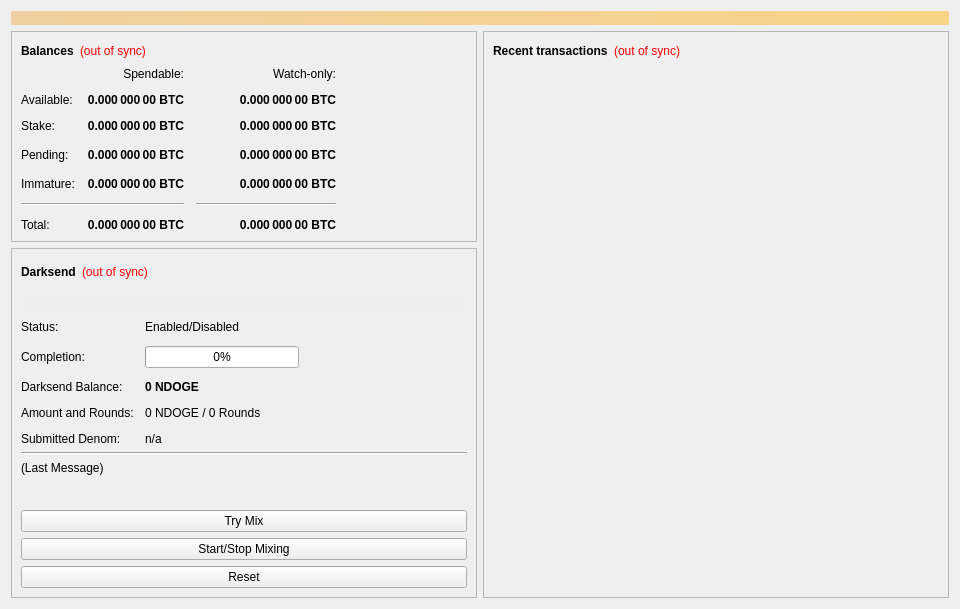
<?xml version="1.0" encoding="UTF-8"?>
<ui version="4.0">
 <class>OverviewPage</class>
 <widget class="QWidget" name="OverviewPage">
  <property name="geometry">
   <rect>
    <x>0</x>
    <y>0</y>
    <width>960</width>
    <height>594</height>
   </rect>
  </property>
  <property name="minimumSize">
   <size>
    <width>960</width>
    <height>0</height>
   </size>
  </property>
  <property name="windowTitle">
   <string>Form</string>
  </property>
  <layout class="QVBoxLayout" name="topLayout">
   <item>
    <widget class="QLabel" name="labelAlerts">
     <property name="visible">
      <bool>false</bool>
     </property>
     <property name="styleSheet">
      <string notr="true">background-color: qlineargradient(x1: 0, y1: 0, x2: 1, y2: 0, stop:0 #F0D0A0, stop:1 #F8D488); color:#000000;</string>
     </property>
     <property name="wordWrap">
      <bool>true</bool>
     </property>
     <property name="margin">
      <number>3</number>
     </property>
    </widget>
   </item>
   <item>
    <layout class="QHBoxLayout" name="horizontalLayout" stretch="1,1">
     <item>
      <layout class="QVBoxLayout" name="verticalLayout_2">
       <item>
        <widget class="QFrame" name="frame">
         <property name="frameShape">
          <enum>QFrame::StyledPanel</enum>
         </property>
         <property name="frameShadow">
          <enum>QFrame::Raised</enum>
         </property>
         <layout class="QVBoxLayout" name="verticalLayout_4">
          <item>
           <layout class="QHBoxLayout" name="horizontalLayout_4">
            <item>
             <widget class="QLabel" name="label_5">
              <property name="font">
               <font>
                <weight>75</weight>
                <bold>true</bold>
               </font>
              </property>
              <property name="text">
               <string>Balances</string>
              </property>
             </widget>
            </item>
            <item>
             <widget class="QLabel" name="labelWalletStatus">
              <property name="cursor">
               <cursorShape>WhatsThisCursor</cursorShape>
              </property>
              <property name="toolTip">
               <string>The displayed information may be out of date. Your wallet automatically synchronizes with the DogeNode network after a connection is established, but this process has not completed yet.</string>
              </property>
              <property name="styleSheet">
               <string notr="true">QLabel { color: red; }</string>
              </property>
              <property name="text">
               <string notr="true">(out of sync)</string>
              </property>
              <property name="alignment">
               <set>Qt::AlignLeading|Qt::AlignLeft|Qt::AlignVCenter</set>
              </property>
             </widget>
            </item>
            <item>
             <spacer name="horizontalSpacer_3">
              <property name="orientation">
               <enum>Qt::Horizontal</enum>
              </property>
              <property name="sizeHint" stdset="0">
               <size>
                <width>40</width>
                <height>20</height>
               </size>
              </property>
             </spacer>
            </item>
           </layout>
          </item>
          <item>
           <layout class="QGridLayout" name="gridLayout">
            <property name="spacing">
             <number>12</number>
            </property>
            <item row="3" column="2">
             <widget class="QLabel" name="labelWatchPending">
              <property name="font">
               <font>
                <weight>75</weight>
                <bold>true</bold>
               </font>
              </property>
              <property name="cursor">
               <cursorShape>IBeamCursor</cursorShape>
              </property>
              <property name="toolTip">
               <string>Unconfirmed transactions to watch-only addresses</string>
              </property>
              <property name="text">
               <string notr="true">0.000 000 00 BTC</string>
              </property>
              <property name="alignment">
               <set>Qt::AlignRight|Qt::AlignTrailing|Qt::AlignVCenter</set>
              </property>
              <property name="textInteractionFlags">
               <set>Qt::LinksAccessibleByMouse|Qt::TextSelectableByKeyboard|Qt::TextSelectableByMouse</set>
              </property>
             </widget>
            </item>
            <item row="3" column="1">
             <widget class="QLabel" name="labelUnconfirmed">
              <property name="font">
               <font>
                <weight>75</weight>
                <bold>true</bold>
               </font>
              </property>
              <property name="cursor">
               <cursorShape>IBeamCursor</cursorShape>
              </property>
              <property name="toolTip">
               <string>Total of transactions that have yet to be confirmed, and do not yet count toward the spendable balance</string>
              </property>
              <property name="text">
               <string notr="true">0.000 000 00 BTC</string>
              </property>
              <property name="alignment">
               <set>Qt::AlignRight|Qt::AlignTrailing|Qt::AlignVCenter</set>
              </property>
              <property name="textInteractionFlags">
               <set>Qt::LinksAccessibleByMouse|Qt::TextSelectableByKeyboard|Qt::TextSelectableByMouse</set>
              </property>
             </widget>
            </item>
            <item row="4" column="2">
             <widget class="QLabel" name="labelWatchImmature">
              <property name="font">
               <font>
                <weight>75</weight>
                <bold>true</bold>
               </font>
              </property>
              <property name="cursor">
               <cursorShape>IBeamCursor</cursorShape>
              </property>
              <property name="toolTip">
               <string>Mined balance in watch-only addresses that has not yet matured</string>
              </property>
              <property name="text">
               <string notr="true">0.000 000 00 BTC</string>
              </property>
              <property name="alignment">
               <set>Qt::AlignRight|Qt::AlignTrailing|Qt::AlignVCenter</set>
              </property>
              <property name="textInteractionFlags">
               <set>Qt::LinksAccessibleByMouse|Qt::TextSelectableByKeyboard|Qt::TextSelectableByMouse</set>
              </property>
             </widget>
            </item>
            <item row="5" column="0" colspan="2">
             <widget class="Line" name="lineSpendableBalance">
              <property name="orientation">
               <enum>Qt::Horizontal</enum>
              </property>
             </widget>
            </item>
            <item row="5" column="2">
             <widget class="Line" name="lineWatchBalance">
              <property name="sizePolicy">
               <sizepolicy hsizetype="Preferred" vsizetype="Fixed">
                <horstretch>0</horstretch>
                <verstretch>0</verstretch>
               </sizepolicy>
              </property>
              <property name="minimumSize">
               <size>
                <width>140</width>
                <height>0</height>
               </size>
              </property>
              <property name="orientation">
               <enum>Qt::Horizontal</enum>
              </property>
             </widget>
            </item>
            <item row="6" column="0">
             <widget class="QLabel" name="labelTotalText">
              <property name="text">
               <string>Total:</string>
              </property>
             </widget>
            </item>
            <item row="4" column="1">
             <widget class="QLabel" name="labelImmature">
              <property name="font">
               <font>
                <weight>75</weight>
                <bold>true</bold>
               </font>
              </property>
              <property name="cursor">
               <cursorShape>IBeamCursor</cursorShape>
              </property>
              <property name="toolTip">
               <string>Mined balance that has not yet matured</string>
              </property>
              <property name="text">
               <string notr="true">0.000 000 00 BTC</string>
              </property>
              <property name="alignment">
               <set>Qt::AlignRight|Qt::AlignTrailing|Qt::AlignVCenter</set>
              </property>
              <property name="textInteractionFlags">
               <set>Qt::LinksAccessibleByMouse|Qt::TextSelectableByKeyboard|Qt::TextSelectableByMouse</set>
              </property>
             </widget>
            </item>
            <item row="3" column="3">
             <spacer name="horizontalSpacer_2">
              <property name="orientation">
               <enum>Qt::Horizontal</enum>
              </property>
              <property name="sizeHint" stdset="0">
               <size>
                <width>40</width>
                <height>20</height>
               </size>
              </property>
             </spacer>
            </item>
            <item row="4" column="0">
             <widget class="QLabel" name="labelImmatureText">
              <property name="text">
               <string>Immature:</string>
              </property>
             </widget>
            </item>
            <item row="6" column="1">
             <widget class="QLabel" name="labelTotal">
              <property name="font">
               <font>
                <weight>75</weight>
                <bold>true</bold>
               </font>
              </property>
              <property name="cursor">
               <cursorShape>IBeamCursor</cursorShape>
              </property>
              <property name="toolTip">
               <string>Your current total balance</string>
              </property>
              <property name="text">
               <string notr="true">0.000 000 00 BTC</string>
              </property>
              <property name="alignment">
               <set>Qt::AlignRight|Qt::AlignTrailing|Qt::AlignVCenter</set>
              </property>
              <property name="textInteractionFlags">
               <set>Qt::LinksAccessibleByMouse|Qt::TextSelectableByKeyboard|Qt::TextSelectableByMouse</set>
              </property>
             </widget>
            </item>
            <item row="6" column="2">
             <widget class="QLabel" name="labelWatchTotal">
              <property name="font">
               <font>
                <weight>75</weight>
                <bold>true</bold>
               </font>
              </property>
              <property name="cursor">
               <cursorShape>IBeamCursor</cursorShape>
              </property>
              <property name="toolTip">
               <string>Current total balance in watch-only addresses</string>
              </property>
              <property name="text">
               <string notr="true">0.000 000 00 BTC</string>
              </property>
              <property name="alignment">
               <set>Qt::AlignRight|Qt::AlignTrailing|Qt::AlignVCenter</set>
              </property>
              <property name="textInteractionFlags">
               <set>Qt::LinksAccessibleByMouse|Qt::TextSelectableByKeyboard|Qt::TextSelectableByMouse</set>
              </property>
             </widget>
            </item>
            <item row="0" column="2">
             <widget class="QLabel" name="labelWatchonly">
              <property name="text">
               <string>Watch-only:</string>
              </property>
              <property name="alignment">
               <set>Qt::AlignRight|Qt::AlignTrailing|Qt::AlignVCenter</set>
              </property>
             </widget>
            </item>
            <item row="1" column="0">
             <widget class="QLabel" name="labelBalanceText">
              <property name="text">
               <string>Available:</string>
              </property>
             </widget>
            </item>
            <item row="1" column="1">
             <widget class="QLabel" name="labelBalance">
              <property name="font">
               <font>
                <weight>75</weight>
                <bold>true</bold>
               </font>
              </property>
              <property name="cursor">
               <cursorShape>IBeamCursor</cursorShape>
              </property>
              <property name="toolTip">
               <string>Your current spendable balance</string>
              </property>
              <property name="text">
               <string notr="true">0.000 000 00 BTC</string>
              </property>
              <property name="alignment">
               <set>Qt::AlignRight|Qt::AlignTrailing|Qt::AlignVCenter</set>
              </property>
              <property name="textInteractionFlags">
               <set>Qt::LinksAccessibleByMouse|Qt::TextSelectableByKeyboard|Qt::TextSelectableByMouse</set>
              </property>
             </widget>
            </item>
            <item row="2" column="0">
             <widget class="QLabel" name="label_10">
              <property name="text">
               <string>Stake:</string>
              </property>
             </widget>
            </item>
            <item row="2" column="1">
             <widget class="QLabel" name="labelStake">
              <property name="font">
               <font>
                <weight>75</weight>
                <bold>true</bold>
               </font>
              </property>
              <property name="cursor">
               <cursorShape>IBeamCursor</cursorShape>
              </property>
              <property name="toolTip">
               <string>Total of coins that was staked, and do not yet count toward the current balance</string>
              </property>
              <property name="text">
               <string notr="true">0.000 000 00 BTC</string>
              </property>
              <property name="alignment">
               <set>Qt::AlignRight|Qt::AlignTrailing|Qt::AlignVCenter</set>
              </property>
              <property name="textInteractionFlags">
               <set>Qt::LinksAccessibleByMouse|Qt::TextSelectableByKeyboard|Qt::TextSelectableByMouse</set>
              </property>
             </widget>
            </item>
            <item row="2" column="2">
             <widget class="QLabel" name="labelWatchStake">
              <property name="font">
               <font>
                <weight>75</weight>
                <bold>true</bold>
               </font>
              </property>
              <property name="cursor">
               <cursorShape>IBeamCursor</cursorShape>
              </property>
              <property name="toolTip">
               <string>Total of coins that was staked in watch-only addresses, and do not yet count toward the current watch-only balance</string>
              </property>
              <property name="text">
               <string notr="true">0.000 000 00 BTC</string>
              </property>
              <property name="alignment">
               <set>Qt::AlignRight|Qt::AlignTrailing|Qt::AlignVCenter</set>
              </property>
              <property name="textInteractionFlags">
               <set>Qt::LinksAccessibleByMouse|Qt::TextSelectableByKeyboard|Qt::TextSelectableByMouse</set>
              </property>
             </widget>
            </item>
            <item row="1" column="2">
             <widget class="QLabel" name="labelWatchAvailable">
              <property name="font">
               <font>
                <weight>75</weight>
                <bold>true</bold>
               </font>
              </property>
              <property name="cursor">
               <cursorShape>IBeamCursor</cursorShape>
              </property>
              <property name="toolTip">
               <string>Your current balance in watch-only addresses</string>
              </property>
              <property name="text">
               <string notr="true">0.000 000 00 BTC</string>
              </property>
              <property name="alignment">
               <set>Qt::AlignRight|Qt::AlignTrailing|Qt::AlignVCenter</set>
              </property>
              <property name="textInteractionFlags">
               <set>Qt::LinksAccessibleByMouse|Qt::TextSelectableByKeyboard|Qt::TextSelectableByMouse</set>
              </property>
             </widget>
            </item>
            <item row="3" column="0">
             <widget class="QLabel" name="labelPendingText">
              <property name="text">
               <string>Pending:</string>
              </property>
             </widget>
            </item>
            <item row="0" column="1">
             <widget class="QLabel" name="labelSpendable">
              <property name="text">
               <string>Spendable:</string>
              </property>
              <property name="alignment">
               <set>Qt::AlignRight|Qt::AlignTrailing|Qt::AlignVCenter</set>
              </property>
             </widget>
            </item>
           </layout>
          </item>
         </layout>
        </widget>
       </item>
       <item>
        <widget class="QFrame" name="frameDarksend">
         <property name="sizePolicy">
          <sizepolicy hsizetype="Expanding" vsizetype="Expanding">
           <horstretch>0</horstretch>
           <verstretch>0</verstretch>
          </sizepolicy>
         </property>
         <property name="minimumSize">
          <size>
           <width>0</width>
           <height>350</height>
          </size>
         </property>
         <property name="layoutDirection">
          <enum>Qt::LeftToRight</enum>
         </property>
         <property name="frameShape">
          <enum>QFrame::StyledPanel</enum>
         </property>
         <property name="frameShadow">
          <enum>QFrame::Raised</enum>
         </property>
         <layout class="QVBoxLayout" name="verticalLayout_5">
          <item>
           <layout class="QHBoxLayout" name="horizontalLayout_5">
            <item>
             <widget class="QLabel" name="label_2">
              <property name="font">
               <font>
                <weight>75</weight>
                <bold>true</bold>
               </font>
              </property>
              <property name="text">
               <string>Darksend</string>
              </property>
             </widget>
            </item>
            <item>
             <widget class="QLabel" name="labelDarksendSyncStatus">
              <property name="toolTip">
               <string>The displayed information may be out of date. Your wallet automatically synchronizes with the DogeNode network after a connection is established, but this process has not completed yet.</string>
              </property>
              <property name="styleSheet">
               <string notr="true">QLabel { color: red; }</string>
              </property>
              <property name="text">
               <string notr="true">(out of sync)</string>
              </property>
              <property name="alignment">
               <set>Qt::AlignLeading|Qt::AlignLeft|Qt::AlignVCenter</set>
              </property>
             </widget>
            </item>
            <item>
             <spacer name="horizontalSpacer_4">
              <property name="orientation">
               <enum>Qt::Horizontal</enum>
              </property>
              <property name="sizeHint" stdset="0">
               <size>
                <width>40</width>
                <height>20</height>
               </size>
              </property>
             </spacer>
            </item>
           </layout>
          </item>
          <item>
           <widget class="QPushButton" name="runAutoDenom">
            <property name="palette">
             <palette>
              <active>
               <colorrole role="WindowText">
                <brush brushstyle="SolidPattern">
                 <color alpha="255">
                  <red>0</red>
                  <green>0</green>
                  <blue>0</blue>
                 </color>
                </brush>
               </colorrole>
               <colorrole role="Button">
                <brush brushstyle="SolidPattern">
                 <color alpha="255">
                  <red>239</red>
                  <green>238</green>
                  <blue>238</blue>
                 </color>
                </brush>
               </colorrole>
               <colorrole role="Light">
                <brush brushstyle="SolidPattern">
                 <color alpha="255">
                  <red>255</red>
                  <green>255</green>
                  <blue>255</blue>
                 </color>
                </brush>
               </colorrole>
               <colorrole role="Midlight">
                <brush brushstyle="SolidPattern">
                 <color alpha="255">
                  <red>247</red>
                  <green>246</green>
                  <blue>246</blue>
                 </color>
                </brush>
               </colorrole>
               <colorrole role="Dark">
                <brush brushstyle="SolidPattern">
                 <color alpha="255">
                  <red>119</red>
                  <green>119</green>
                  <blue>119</blue>
                 </color>
                </brush>
               </colorrole>
               <colorrole role="Mid">
                <brush brushstyle="SolidPattern">
                 <color alpha="255">
                  <red>159</red>
                  <green>159</green>
                  <blue>159</blue>
                 </color>
                </brush>
               </colorrole>
               <colorrole role="Text">
                <brush brushstyle="SolidPattern">
                 <color alpha="255">
                  <red>0</red>
                  <green>0</green>
                  <blue>0</blue>
                 </color>
                </brush>
               </colorrole>
               <colorrole role="BrightText">
                <brush brushstyle="SolidPattern">
                 <color alpha="255">
                  <red>255</red>
                  <green>255</green>
                  <blue>255</blue>
                 </color>
                </brush>
               </colorrole>
               <colorrole role="ButtonText">
                <brush brushstyle="SolidPattern">
                 <color alpha="255">
                  <red>0</red>
                  <green>0</green>
                  <blue>0</blue>
                 </color>
                </brush>
               </colorrole>
               <colorrole role="Base">
                <brush brushstyle="SolidPattern">
                 <color alpha="255">
                  <red>255</red>
                  <green>255</green>
                  <blue>255</blue>
                 </color>
                </brush>
               </colorrole>
               <colorrole role="Window">
                <brush brushstyle="SolidPattern">
                 <color alpha="255">
                  <red>239</red>
                  <green>238</green>
                  <blue>238</blue>
                 </color>
                </brush>
               </colorrole>
               <colorrole role="Shadow">
                <brush brushstyle="SolidPattern">
                 <color alpha="255">
                  <red>0</red>
                  <green>0</green>
                  <blue>0</blue>
                 </color>
                </brush>
               </colorrole>
               <colorrole role="AlternateBase">
                <brush brushstyle="SolidPattern">
                 <color alpha="255">
                  <red>247</red>
                  <green>246</green>
                  <blue>246</blue>
                 </color>
                </brush>
               </colorrole>
               <colorrole role="ToolTipBase">
                <brush brushstyle="SolidPattern">
                 <color alpha="255">
                  <red>255</red>
                  <green>255</green>
                  <blue>220</blue>
                 </color>
                </brush>
               </colorrole>
               <colorrole role="ToolTipText">
                <brush brushstyle="SolidPattern">
                 <color alpha="255">
                  <red>0</red>
                  <green>0</green>
                  <blue>0</blue>
                 </color>
                </brush>
               </colorrole>
              </active>
              <inactive>
               <colorrole role="WindowText">
                <brush brushstyle="SolidPattern">
                 <color alpha="255">
                  <red>0</red>
                  <green>0</green>
                  <blue>0</blue>
                 </color>
                </brush>
               </colorrole>
               <colorrole role="Button">
                <brush brushstyle="SolidPattern">
                 <color alpha="255">
                  <red>239</red>
                  <green>238</green>
                  <blue>238</blue>
                 </color>
                </brush>
               </colorrole>
               <colorrole role="Light">
                <brush brushstyle="SolidPattern">
                 <color alpha="255">
                  <red>255</red>
                  <green>255</green>
                  <blue>255</blue>
                 </color>
                </brush>
               </colorrole>
               <colorrole role="Midlight">
                <brush brushstyle="SolidPattern">
                 <color alpha="255">
                  <red>247</red>
                  <green>246</green>
                  <blue>246</blue>
                 </color>
                </brush>
               </colorrole>
               <colorrole role="Dark">
                <brush brushstyle="SolidPattern">
                 <color alpha="255">
                  <red>119</red>
                  <green>119</green>
                  <blue>119</blue>
                 </color>
                </brush>
               </colorrole>
               <colorrole role="Mid">
                <brush brushstyle="SolidPattern">
                 <color alpha="255">
                  <red>159</red>
                  <green>159</green>
                  <blue>159</blue>
                 </color>
                </brush>
               </colorrole>
               <colorrole role="Text">
                <brush brushstyle="SolidPattern">
                 <color alpha="255">
                  <red>0</red>
                  <green>0</green>
                  <blue>0</blue>
                 </color>
                </brush>
               </colorrole>
               <colorrole role="BrightText">
                <brush brushstyle="SolidPattern">
                 <color alpha="255">
                  <red>255</red>
                  <green>255</green>
                  <blue>255</blue>
                 </color>
                </brush>
               </colorrole>
               <colorrole role="ButtonText">
                <brush brushstyle="SolidPattern">
                 <color alpha="255">
                  <red>0</red>
                  <green>0</green>
                  <blue>0</blue>
                 </color>
                </brush>
               </colorrole>
               <colorrole role="Base">
                <brush brushstyle="SolidPattern">
                 <color alpha="255">
                  <red>255</red>
                  <green>255</green>
                  <blue>255</blue>
                 </color>
                </brush>
               </colorrole>
               <colorrole role="Window">
                <brush brushstyle="SolidPattern">
                 <color alpha="255">
                  <red>239</red>
                  <green>238</green>
                  <blue>238</blue>
                 </color>
                </brush>
               </colorrole>
               <colorrole role="Shadow">
                <brush brushstyle="SolidPattern">
                 <color alpha="255">
                  <red>0</red>
                  <green>0</green>
                  <blue>0</blue>
                 </color>
                </brush>
               </colorrole>
               <colorrole role="AlternateBase">
                <brush brushstyle="SolidPattern">
                 <color alpha="255">
                  <red>247</red>
                  <green>246</green>
                  <blue>246</blue>
                 </color>
                </brush>
               </colorrole>
               <colorrole role="ToolTipBase">
                <brush brushstyle="SolidPattern">
                 <color alpha="255">
                  <red>255</red>
                  <green>255</green>
                  <blue>220</blue>
                 </color>
                </brush>
               </colorrole>
               <colorrole role="ToolTipText">
                <brush brushstyle="SolidPattern">
                 <color alpha="255">
                  <red>0</red>
                  <green>0</green>
                  <blue>0</blue>
                 </color>
                </brush>
               </colorrole>
              </inactive>
              <disabled>
               <colorrole role="WindowText">
                <brush brushstyle="SolidPattern">
                 <color alpha="255">
                  <red>119</red>
                  <green>119</green>
                  <blue>119</blue>
                 </color>
                </brush>
               </colorrole>
               <colorrole role="Button">
                <brush brushstyle="SolidPattern">
                 <color alpha="255">
                  <red>239</red>
                  <green>238</green>
                  <blue>238</blue>
                 </color>
                </brush>
               </colorrole>
               <colorrole role="Light">
                <brush brushstyle="SolidPattern">
                 <color alpha="255">
                  <red>255</red>
                  <green>255</green>
                  <blue>255</blue>
                 </color>
                </brush>
               </colorrole>
               <colorrole role="Midlight">
                <brush brushstyle="SolidPattern">
                 <color alpha="255">
                  <red>247</red>
                  <green>246</green>
                  <blue>246</blue>
                 </color>
                </brush>
               </colorrole>
               <colorrole role="Dark">
                <brush brushstyle="SolidPattern">
                 <color alpha="255">
                  <red>119</red>
                  <green>119</green>
                  <blue>119</blue>
                 </color>
                </brush>
               </colorrole>
               <colorrole role="Mid">
                <brush brushstyle="SolidPattern">
                 <color alpha="255">
                  <red>159</red>
                  <green>159</green>
                  <blue>159</blue>
                 </color>
                </brush>
               </colorrole>
               <colorrole role="Text">
                <brush brushstyle="SolidPattern">
                 <color alpha="255">
                  <red>119</red>
                  <green>119</green>
                  <blue>119</blue>
                 </color>
                </brush>
               </colorrole>
               <colorrole role="BrightText">
                <brush brushstyle="SolidPattern">
                 <color alpha="255">
                  <red>255</red>
                  <green>255</green>
                  <blue>255</blue>
                 </color>
                </brush>
               </colorrole>
               <colorrole role="ButtonText">
                <brush brushstyle="SolidPattern">
                 <color alpha="255">
                  <red>119</red>
                  <green>119</green>
                  <blue>119</blue>
                 </color>
                </brush>
               </colorrole>
               <colorrole role="Base">
                <brush brushstyle="SolidPattern">
                 <color alpha="255">
                  <red>239</red>
                  <green>238</green>
                  <blue>238</blue>
                 </color>
                </brush>
               </colorrole>
               <colorrole role="Window">
                <brush brushstyle="SolidPattern">
                 <color alpha="255">
                  <red>239</red>
                  <green>238</green>
                  <blue>238</blue>
                 </color>
                </brush>
               </colorrole>
               <colorrole role="Shadow">
                <brush brushstyle="SolidPattern">
                 <color alpha="255">
                  <red>0</red>
                  <green>0</green>
                  <blue>0</blue>
                 </color>
                </brush>
               </colorrole>
               <colorrole role="AlternateBase">
                <brush brushstyle="SolidPattern">
                 <color alpha="255">
                  <red>239</red>
                  <green>238</green>
                  <blue>238</blue>
                 </color>
                </brush>
               </colorrole>
               <colorrole role="ToolTipBase">
                <brush brushstyle="SolidPattern">
                 <color alpha="255">
                  <red>255</red>
                  <green>255</green>
                  <blue>220</blue>
                 </color>
                </brush>
               </colorrole>
               <colorrole role="ToolTipText">
                <brush brushstyle="SolidPattern">
                 <color alpha="255">
                  <red>0</red>
                  <green>0</green>
                  <blue>0</blue>
                 </color>
                </brush>
               </colorrole>
              </disabled>
             </palette>
            </property>
            <property name="focusPolicy">
             <enum>Qt::NoFocus</enum>
            </property>
            <property name="autoFillBackground">
             <bool>true</bool>
            </property>
            <property name="text">
             <string/>
            </property>
            <property name="flat">
             <bool>true</bool>
            </property>
           </widget>
          </item>
          <item>
           <layout class="QFormLayout" name="formLayout">
            <property name="fieldGrowthPolicy">
             <enum>QFormLayout::AllNonFixedFieldsGrow</enum>
            </property>
            <property name="horizontalSpacing">
             <number>11</number>
            </property>
            <property name="verticalSpacing">
             <number>12</number>
            </property>
            <item row="0" column="0">
             <widget class="QLabel" name="label_6">
              <property name="text">
               <string>Status:</string>
              </property>
             </widget>
            </item>
            <item row="1" column="0">
             <widget class="QLabel" name="label_7">
              <property name="text">
               <string>Completion:</string>
              </property>
             </widget>
            </item>
            <item row="1" column="1">
             <widget class="QProgressBar" name="darksendProgress">
              <property name="maximumSize">
               <size>
                <width>154</width>
                <height>16777215</height>
               </size>
              </property>
              <property name="value">
               <number>0</number>
              </property>
             </widget>
            </item>
            <item row="3" column="0">
             <widget class="QLabel" name="labelAnonymizedText">
              <property name="text">
               <string>Darksend Balance:</string>
              </property>
             </widget>
            </item>
            <item row="3" column="1">
             <widget class="QLabel" name="labelAnonymized">
              <property name="font">
               <font>
                <weight>75</weight>
                <bold>true</bold>
               </font>
              </property>
              <property name="text">
               <string notr="true">0 NDOGE</string>
              </property>
             </widget>
            </item>
            <item row="4" column="0">
             <widget class="QLabel" name="label_8">
              <property name="text">
               <string>Amount and Rounds:</string>
              </property>
             </widget>
            </item>
            <item row="4" column="1">
             <widget class="QLabel" name="labelAmountRounds">
              <property name="text">
               <string>0 NDOGE / 0 Rounds</string>
              </property>
             </widget>
            </item>
            <item row="5" column="0">
             <widget class="QLabel" name="label_9">
              <property name="text">
               <string>Submitted Denom:</string>
              </property>
             </widget>
            </item>
            <item row="5" column="1">
             <widget class="QLabel" name="labelSubmittedDenom">
              <property name="toolTip">
               <string>The denominations you submitted to the Masternode.&lt;br&gt;To mix, other users must submit the exact same denominations.</string>
              </property>
              <property name="text">
               <string>n/a</string>
              </property>
             </widget>
            </item>
            <item row="0" column="1">
             <widget class="QLabel" name="darksendEnabled">
              <property name="text">
               <string>Enabled/Disabled</string>
              </property>
             </widget>
            </item>
           </layout>
          </item>
          <item>
           <widget class="Line" name="lineLastMessage">
            <property name="orientation">
             <enum>Qt::Horizontal</enum>
            </property>
           </widget>
          </item>
          <item>
           <widget class="QLabel" name="darksendStatus">
            <property name="minimumSize">
             <size>
              <width>288</width>
              <height>43</height>
             </size>
            </property>
            <property name="text">
             <string>(Last Message)</string>
            </property>
            <property name="alignment">
             <set>Qt::AlignLeading|Qt::AlignLeft|Qt::AlignTop</set>
            </property>
            <property name="wordWrap">
             <bool>true</bool>
            </property>
           </widget>
          </item>
          <item>
           <widget class="QPushButton" name="darksendAuto">
            <property name="sizePolicy">
             <sizepolicy hsizetype="MinimumExpanding" vsizetype="Fixed">
              <horstretch>0</horstretch>
              <verstretch>0</verstretch>
             </sizepolicy>
            </property>
            <property name="toolTip">
             <string>Try to manually submit a Darksend request.</string>
            </property>
            <property name="text">
             <string>Try Mix</string>
            </property>
           </widget>
          </item>
          <item>
           <widget class="QPushButton" name="toggleDarksend">
            <property name="sizePolicy">
             <sizepolicy hsizetype="MinimumExpanding" vsizetype="Fixed">
              <horstretch>0</horstretch>
              <verstretch>0</verstretch>
             </sizepolicy>
            </property>
            <property name="text">
             <string>Start/Stop Mixing</string>
            </property>
           </widget>
          </item>
          <item>
           <widget class="QPushButton" name="darksendReset">
            <property name="sizePolicy">
             <sizepolicy hsizetype="MinimumExpanding" vsizetype="Fixed">
              <horstretch>0</horstretch>
              <verstretch>0</verstretch>
             </sizepolicy>
            </property>
            <property name="toolTip">
             <string>Reset the current status of Darksend (can interrupt Darksend if it's in the process of Mixing, which can cost you money!)</string>
            </property>
            <property name="autoFillBackground">
             <bool>false</bool>
            </property>
            <property name="text">
             <string>Reset</string>
            </property>
           </widget>
          </item>
         </layout>
        </widget>
       </item>
       <item>
        <spacer name="verticalSpacer">
         <property name="orientation">
          <enum>Qt::Vertical</enum>
         </property>
         <property name="sizeHint" stdset="0">
          <size>
           <width>20</width>
           <height>40</height>
          </size>
         </property>
        </spacer>
       </item>
      </layout>
     </item>
     <item>
      <layout class="QVBoxLayout" name="verticalLayout_3">
       <item>
        <widget class="QFrame" name="frame_2">
         <property name="frameShape">
          <enum>QFrame::StyledPanel</enum>
         </property>
         <property name="frameShadow">
          <enum>QFrame::Raised</enum>
         </property>
         <layout class="QVBoxLayout" name="verticalLayout">
          <item>
           <layout class="QHBoxLayout" name="horizontalLayout_2">
            <item>
             <widget class="QLabel" name="label_4">
              <property name="font">
               <font>
                <weight>75</weight>
                <bold>true</bold>
               </font>
              </property>
              <property name="text">
               <string>Recent transactions</string>
              </property>
             </widget>
            </item>
            <item>
             <widget class="QLabel" name="labelTransactionsStatus">
              <property name="cursor">
               <cursorShape>WhatsThisCursor</cursorShape>
              </property>
              <property name="toolTip">
               <string>The displayed information may be out of date. Your wallet automatically synchronizes with the DogeNode network after a connection is established, but this process has not completed yet.</string>
              </property>
              <property name="styleSheet">
               <string notr="true">QLabel { color: red; }</string>
              </property>
              <property name="text">
               <string notr="true">(out of sync)</string>
              </property>
              <property name="alignment">
               <set>Qt::AlignRight|Qt::AlignTrailing|Qt::AlignVCenter</set>
              </property>
             </widget>
            </item>
            <item>
             <spacer name="horizontalSpacer">
              <property name="orientation">
               <enum>Qt::Horizontal</enum>
              </property>
              <property name="sizeHint" stdset="0">
               <size>
                <width>40</width>
                <height>20</height>
               </size>
              </property>
             </spacer>
            </item>
           </layout>
          </item>
          <item>
           <widget class="QListView" name="listTransactions">
            <property name="styleSheet">
             <string notr="true">QListView { background: transparent; }</string>
            </property>
            <property name="frameShape">
             <enum>QFrame::NoFrame</enum>
            </property>
            <property name="verticalScrollBarPolicy">
             <enum>Qt::ScrollBarAlwaysOff</enum>
            </property>
            <property name="horizontalScrollBarPolicy">
             <enum>Qt::ScrollBarAlwaysOff</enum>
            </property>
            <property name="selectionMode">
             <enum>QAbstractItemView::NoSelection</enum>
            </property>
           </widget>
          </item>
         </layout>
        </widget>
       </item>
      </layout>
     </item>
    </layout>
   </item>
  </layout>
 </widget>
 <resources/>
 <connections/>
</ui>
